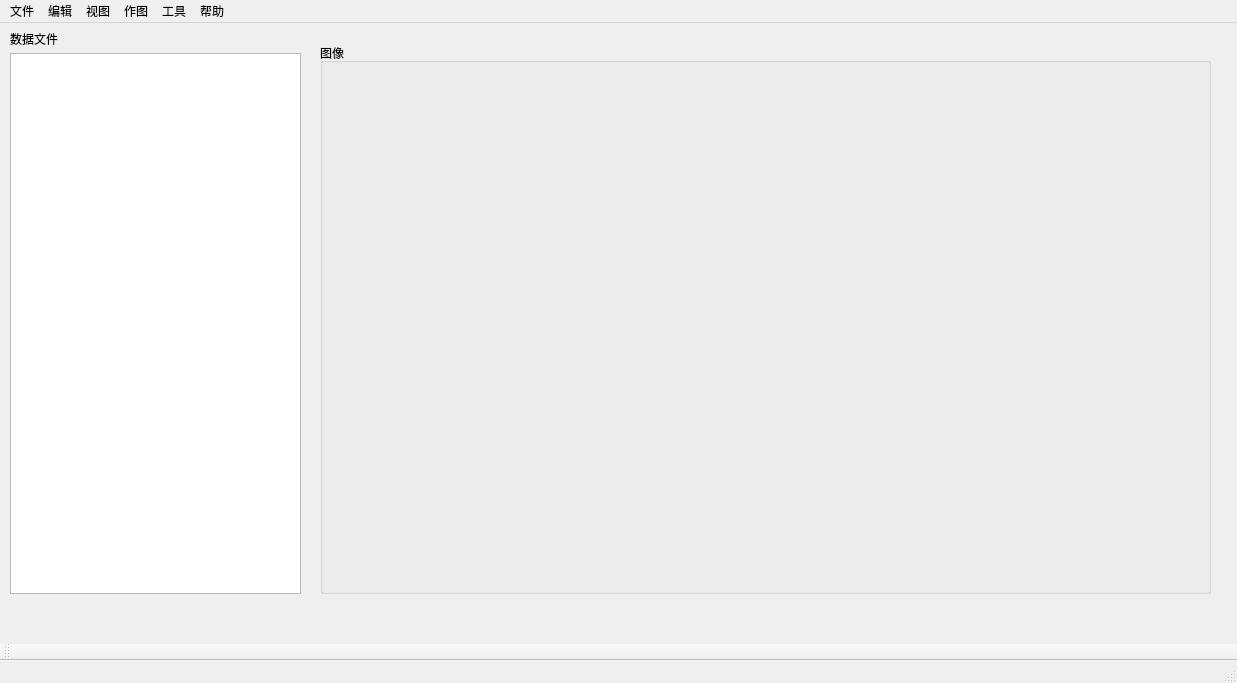
<?xml version="1.0" encoding="UTF-8"?>
<ui version="4.0">
 <class>mainWindow</class>
 <widget class="QMainWindow" name="mainWindow">
  <property name="geometry">
   <rect>
    <x>0</x>
    <y>0</y>
    <width>1237</width>
    <height>683</height>
   </rect>
  </property>
  <property name="windowTitle">
   <string>MainWindow</string>
  </property>
  <widget class="QWidget" name="centralwidget">
   <widget class="QPushButton" name="pushButton_2">
    <property name="geometry">
     <rect>
      <x>940</x>
      <y>820</y>
      <width>75</width>
      <height>23</height>
     </rect>
    </property>
    <property name="text">
     <string>删除图像</string>
    </property>
   </widget>
   <widget class="QWidget" name="widget" native="true">
    <property name="geometry">
     <rect>
      <x>310</x>
      <y>10</y>
      <width>911</width>
      <height>571</height>
     </rect>
    </property>
    <widget class="QGroupBox" name="groupBox">
     <property name="geometry">
      <rect>
       <x>10</x>
       <y>10</y>
       <width>891</width>
       <height>551</height>
      </rect>
     </property>
     <property name="title">
      <string>图像</string>
     </property>
    </widget>
   </widget>
   <widget class="QListWidget" name="listWidget">
    <property name="geometry">
     <rect>
      <x>10</x>
      <y>30</y>
      <width>291</width>
      <height>541</height>
     </rect>
    </property>
   </widget>
   <widget class="QLabel" name="label">
    <property name="geometry">
     <rect>
      <x>10</x>
      <y>10</y>
      <width>54</width>
      <height>12</height>
     </rect>
    </property>
    <property name="text">
     <string>数据文件</string>
    </property>
   </widget>
  </widget>
  <widget class="QMenuBar" name="menubar">
   <property name="geometry">
    <rect>
     <x>0</x>
     <y>0</y>
     <width>1237</width>
     <height>23</height>
    </rect>
   </property>
   <widget class="QMenu" name="menu">
    <property name="title">
     <string>文件</string>
    </property>
    <addaction name="menu_openfile"/>
    <addaction name="menu_savefile"/>
   </widget>
   <widget class="QMenu" name="menu_2">
    <property name="title">
     <string>编辑</string>
    </property>
   </widget>
   <widget class="QMenu" name="menu_3">
    <property name="title">
     <string>视图</string>
    </property>
   </widget>
   <widget class="QMenu" name="menu_4">
    <property name="title">
     <string>作图</string>
    </property>
    <addaction name="separator"/>
    <addaction name="separator"/>
    <addaction name="separator"/>
   </widget>
   <widget class="QMenu" name="menu_5">
    <property name="title">
     <string>工具</string>
    </property>
    <addaction name="actionFFT"/>
    <addaction name="actionbandfilt"/>
    <addaction name="action_2"/>
    <addaction name="action_3"/>
   </widget>
   <widget class="QMenu" name="menu_6">
    <property name="title">
     <string>帮助</string>
    </property>
   </widget>
   <addaction name="menu"/>
   <addaction name="menu_2"/>
   <addaction name="menu_3"/>
   <addaction name="menu_4"/>
   <addaction name="menu_5"/>
   <addaction name="menu_6"/>
  </widget>
  <widget class="QToolBar" name="toolBar">
   <property name="windowTitle">
    <string>toolBar</string>
   </property>
   <attribute name="toolBarArea">
    <enum>BottomToolBarArea</enum>
   </attribute>
   <attribute name="toolBarBreak">
    <bool>false</bool>
   </attribute>
  </widget>
  <widget class="QStatusBar" name="statusbar"/>
  <action name="menu_openfile">
   <property name="text">
    <string>打开</string>
   </property>
   <property name="toolTip">
    <string>打开一个数据文件</string>
   </property>
  </action>
  <action name="menu_savefile">
   <property name="text">
    <string>保存</string>
   </property>
  </action>
  <action name="actionFFT">
   <property name="text">
    <string>FFT</string>
   </property>
  </action>
  <action name="actionbandfilt">
   <property name="text">
    <string>bandfilt</string>
   </property>
  </action>
  <action name="action_2">
   <property name="text">
    <string>直接功率谱</string>
   </property>
  </action>
  <action name="action_3">
   <property name="text">
    <string>相关功率谱</string>
   </property>
  </action>
 </widget>
 <resources/>
 <connections>
  <connection>
   <sender>menu_openfile</sender>
   <signal>triggered()</signal>
   <receiver>mainWindow</receiver>
   <slot>hide()</slot>
   <hints>
    <hint type="sourcelabel">
     <x>-1</x>
     <y>-1</y>
    </hint>
    <hint type="destinationlabel">
     <x>572</x>
     <y>323</y>
    </hint>
   </hints>
  </connection>
  <connection>
   <sender>listWidget</sender>
   <signal>itemDoubleClicked(QListWidgetItem*)</signal>
   <receiver>mainWindow</receiver>
   <slot>repaint()</slot>
   <hints>
    <hint type="sourcelabel">
     <x>110</x>
     <y>323</y>
    </hint>
    <hint type="destinationlabel">
     <x>572</x>
     <y>323</y>
    </hint>
   </hints>
  </connection>
  <connection>
   <sender>action_2</sender>
   <signal>triggered()</signal>
   <receiver>mainWindow</receiver>
   <slot>hide()</slot>
   <hints>
    <hint type="sourcelabel">
     <x>-1</x>
     <y>-1</y>
    </hint>
    <hint type="destinationlabel">
     <x>618</x>
     <y>341</y>
    </hint>
   </hints>
  </connection>
  <connection>
   <sender>action_3</sender>
   <signal>triggered()</signal>
   <receiver>mainWindow</receiver>
   <slot>hide()</slot>
   <hints>
    <hint type="sourcelabel">
     <x>-1</x>
     <y>-1</y>
    </hint>
    <hint type="destinationlabel">
     <x>618</x>
     <y>341</y>
    </hint>
   </hints>
  </connection>
 </connections>
</ui>
